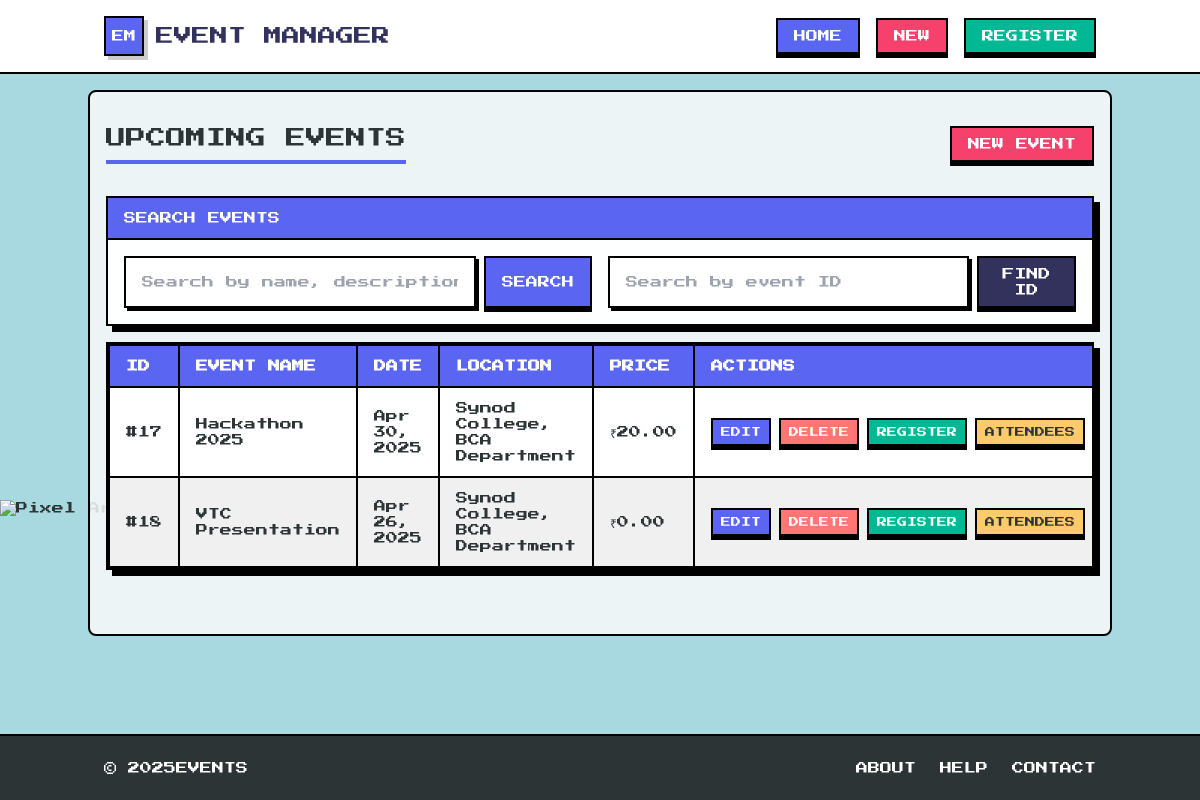
The page / on the database its author committed.
### tables this page shows
CREATE TABLE `events` (
  `event_id` int(11) NOT NULL,
  `event_name` varchar(255) NOT NULL,
  `event_description` text DEFAULT NULL,
  `event_date` datetime NOT NULL,
  `event_location` varchar(255) NOT NULL,
  `ticket_price` decimal(10,2) NOT NULL,
  `created_at` timestamp NOT NULL DEFAULT current_timestamp()
);

### index.php (the view, shortened to what this page needs)
<?php
include 'includes/header.php';
include 'db.php';
$search = isset($_GET['search']) ? $_GET['search'] : '';
$event_id_search = isset($_GET['event_id_search']) ? $_GET['event_id_search'] : '';
if (!empty($search)) {
    $events = $conn->query("SELECT * FROM events WHERE
                          event_name LIKE '%$search%' OR
                          event_description LIKE '%$search%' OR
                          event_location LIKE '%$search%'")->fetchAll(PDO::FETCH_ASSOC);
} elseif (!empty($event_id_search)) {
    $events = $conn->query("SELECT * FROM events WHERE event_id = '$event_id_search'")->fetchAll(PDO::FETCH_ASSOC);
} else {
    $events = $conn->query("SELECT * FROM events")->fetchAll(PDO::FETCH_ASSOC);
}
?>
<div class="mb-8 flex justify-between items-center">
    <h2 class="text-xl text-dark border-b-4 border-primary pb-2">UPCOMING EVENTS</h2>
    <a href="create_event.php" class="pixel-button bg-accent text-white px-4 py-2 border-2 border-black">
        NEW EVENT
    </a>
</div>
<div class="pixel-card animate-pixel mb-4">
    <div class="bg-primary border-b-2 border-black px-4 py-3">
        <h3 class="text-white">SEARCH EVENTS</h3>
    </div>
    <div class="p-4">
        <form method="GET" action="" class="grid grid-cols-1 md:grid-cols-2 gap-4">
            <div class="flex">
                <input type="text" name="search" placeholder="Search by name, description or location"
                       class="w-full px-4 py-2 pixel-input" value="<?= htmlspecialchars($search) ?>">
                <button type="submit" class="ml-2 pixel-button bg-primary text-white px-4 py-2 border-2 border-black">
                    SEARCH
                </button>
            </div>
            <div class="flex">
                <input type="number" name="event_id_search" placeholder="Search by event ID"
                       class="w-full px-4 py-2 pixel-input" value="<?= htmlspecialchars($event_id_search) ?>">
                <button type="submit" class="ml-2 pixel-button bg-secondary text-white px-4 py-2 border-2 border-black">
                    FIND ID
                </button>
            </div>
        </form>
    </div>
</div>
<div class="pixel-card animate-pixel mb-8">
    <div class="overflow-x-auto">
        <table class="w-full pixel-table">
            <thead>
                <tr>
                    <th class="px-4 py-3 text-left">ID</th>
                    <th class="px-4 py-3 text-left">EVENT NAME</th>
                    <th class="px-4 py-3 text-left">DATE</th>
                    <th class="px-4 py-3 text-left">LOCATION</th>
                    <th class="px-4 py-3 text-left">PRICE</th>
                    <th class="px-4 py-3 text-left">ACTIONS</th>
                </tr>
            </thead>
            <tbody>
                <?php if (count($events) > 0): ?>
                    <?php foreach ($events as $event): ?>
                        <tr>
                            <td class="px-4 py-3">#<?= $event['event_id'] ?></td>
                            <td class="px-4 py-3"><?= $event['event_name'] ?></td>
                            <td class="px-4 py-3"><?= date('M j, Y', strtotime($event['event_date'])) ?></td>
                            <td class="px-4 py-3"><?= $event['event_location'] ?></td>
                            <td class="px-4 py-3">₹<?= number_format($event['ticket_price'], 2) ?></td>
                            <td class="px-4 py-3">
                                <div class="flex space-x-2">
                                    <a href="edit_event.php?event_id=<?= $event['event_id'] ?>" class="pixel-button bg-primary text-white px-2 py-1 border-2 border-black text-[10px]">
                                        EDIT
                                    </a>
                                    <a href="delete_event.php?event_id=<?= $event['event_id'] ?>" class="pixel-button bg-danger text-white px-2 py-1 border-2 border-black text-[10px]" onclick="return confirm('Are you sure you want to delete this event?')">
                                        DELETE
                                    </a>
                                    <a href="register_attendee.php?event_id=<?= $event['event_id'] ?>" class="pixel-button bg-success text-white px-2 py-1 border-2 border-black text-[10px]">
                                        REGISTER
                                    </a>
                                    <a href="view_attendees.php?event_id=<?= $event['event_id'] ?>" class="pixel-button bg-warning text-dark px-2 py-1 border-2 border-black text-[10px]">
                                        ATTENDEES
                                    </a>
                                </div>
                            </td>
                        </tr>
                    <?php endforeach; ?>
                <?php else: ?>
                    <tr>
                        <td colspan="6" class="px-4 py-3 text-center">NO EVENTS FOUND.</td>
                    </tr>
                <?php endif; ?>
            </tbody>
        </table>
    </div>
</div>
<?php include 'includes/footer.php'; ?>

### includes/header.php (shortened to what this page needs)
<!DOCTYPE html>
<html lang="en">
<head>
    <script src="https://cdn.tailwindcss.com"></script>
</head>
<body class="min-h-screen flex flex-col text-dark font-pixel text-xs">
    <div class="bg-gif-container">
    </div>
    <header class="bg-white border-b-2 border-black sticky top-0 z-10">
        <div class="container mx-auto px-4 py-4">
            <div class="flex flex-col md:flex-row md:items-center md:justify-between">
                <div class="flex items-center mb-4 md:mb-0">
                    <div class="w-10 h-10 bg-primary border-2 border-black flex items-center justify-center mr-3 shadow-pixel">
                        <span class="text-white text-xs">EM</span>
                    </div>
                    <h1 class="text-lg text-secondary">EVENT MANAGER</h1>
                </div>
                <nav class="flex gap-4">
                    <a href="index.php" class="pixel-button bg-primary text-white px-4 py-2 border-2 border-black">
                        HOME
                    </a>
                    <a href="create_event.php" class="pixel-button bg-accent text-white px-4 py-2 border-2 border-black">
                        NEW
                    </a>
                    <a href="register_attendee.php" class="pixel-button bg-success text-white px-4 py-2 border-2 border-black">
                        REGISTER
                    </a>
                </nav>
            </div>
        </div>
    </header>
    <div class="content-container">
        <main class="flex-1 container mx-auto px-4 py-8">

### includes/footer.php
</main>
    </div>
    <footer class="bg-dark text-white py-6 mt-auto border-t-2 border-black relative z-10">
        <div class="container mx-auto px-4">
            <div class="flex flex-col md:flex-row justify-between items-center">
                <div class="mb-4 md:mb-0">
                    <p class="text-xs">&copy; <?= date('Y') ?>EVENTS</p>
                </div>
                <div class="flex space-x-6">
                    <a href="#" class="text-white hover:text-warning transition-colors duration-200">
                        ABOUT
                    </a>
                    <a href="#" class="text-white hover:text-warning transition-colors duration-200">
                        HELP
                    </a>
                    <a href="#" class="text-white hover:text-warning transition-colors duration-200">
                        CONTACT
                    </a>
                </div>
            </div>
        </div>
    </footer>
</body>
</html>

### includes/header.php (style rules this page uses)
* { image-rendering: pixelated; }
body { background-color: #a8d8e0; position: relative; }
.bg-gif-container { position: fixed; bottom: 0; left: 0; width: 100%; height: 300px; z-index: -1; overflow: hidden; pointer-events: none; }
.content-container { min-height: calc(100vh - 300px); padding-bottom: 20px; }
.pixel-button { position: relative; display: inline-block; box-shadow: 0 4px 0 0 #000; transition: all 0.1s ease; image-rendering: pixelated; }
.pixel-input { border: 2px solid #000; box-shadow: 3px 3px 0 0 #000; background-color: #fff; transition: all 0.1s ease; }
.pixel-card { border: 2px solid #000; box-shadow: 6px 6px 0 0 #000; background-color: rgba(255, 255, 255, 0.95); }
.pixel-table th, .pixel-table td { border: 2px solid #000; }
.pixel-table th { background-color: #5a65f1; color: #fff; }
.pixel-table tr:nth-child(even) { background-color: rgba(240, 240, 240, 0.95); }
.pixel-table tr:nth-child(odd) { background-color: rgba(255, 255, 255, 0.95); }
.animate-pixel { animation: pixelFadeIn 0.3s steps(5) forwards; }
main { background-color: rgba(248, 249, 250, 0.85); border-radius: 8px; border: 2px solid #000; margin-top: 1rem; margin-bottom: 1rem; }

### rows shown on the page
events: event_id "17", event_name "Hackathon 2025", event_date "Apr 30, 2025", event_location "Synod College, BCA Department", ticket_price "20.00"
events: event_id "18", event_name "VTC Presentation", event_date "Apr 26, 2025", event_location "Synod College, BCA Department", ticket_price "0.00"
